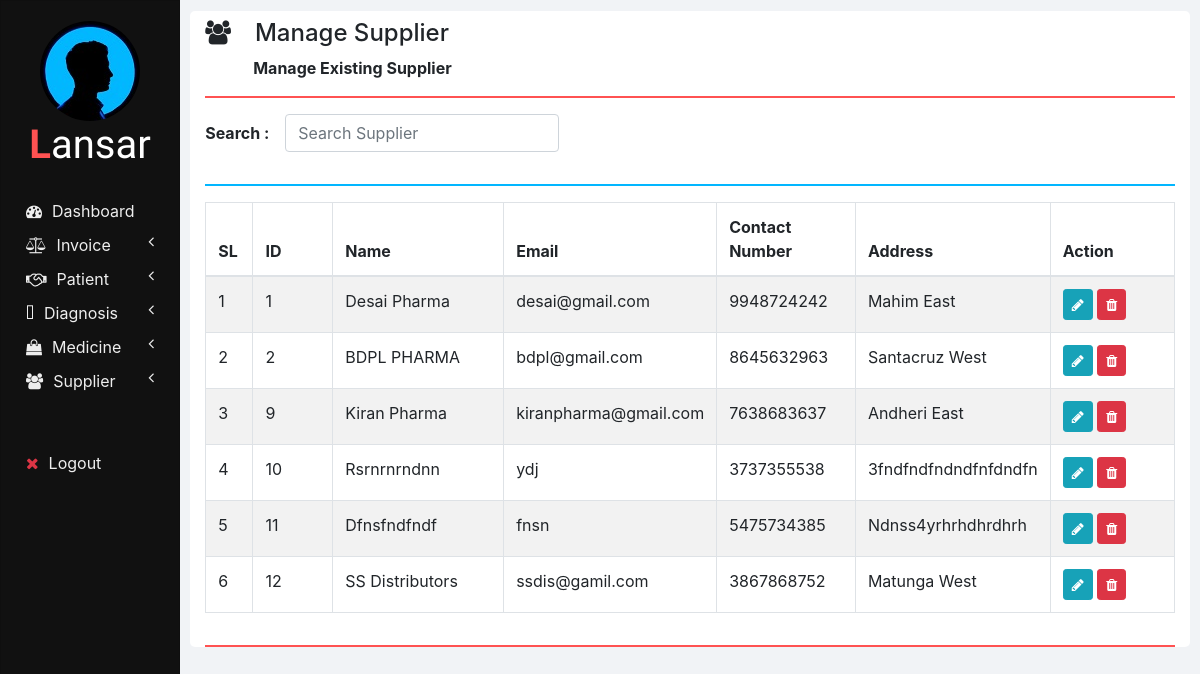
Page /manage_supplier.php on the committed database.
### tables this page shows
CREATE TABLE `suppliers` (
  `ID` int(11) NOT NULL,
  `NAME` varchar(100) NOT NULL,
  `EMAIL` varchar(100) NOT NULL,
  `CONTACT_NUMBER` varchar(10) NOT NULL,
  `ADDRESS` varchar(100) NOT NULL
);

### php/manage_supplier.php (the view, shortened to what this page needs)
<?php
  function showSuppliers($id) {
    require "db_connection.php";
    if($con) {
      $seq_no = 0;
      $query = "SELECT * FROM suppliers";
      $result = mysqli_query($con, $query);
      while($row = mysqli_fetch_array($result)) {
        $seq_no++;
        if($row['ID'] == $id)
          showEditOptionsRow($seq_no, $row);
        else
          showSupplierRow($seq_no, $row);
      }
    }
  }
  function showSupplierRow($seq_no, $row) {
    ?>
    <tr>
      <td><?php echo $seq_no; ?></td>
      <td><?php echo $row['ID'] ?></td>
      <td><?php echo $row['NAME']; ?></td>
      <td><?php echo $row['EMAIL']; ?></td>
      <td><?php echo $row['CONTACT_NUMBER']; ?></td>
      <td><?php echo $row['ADDRESS']; ?></td>
      <td>
        <button href="" class="btn btn-info btn-sm" onclick="editSupplier(<?php echo $row['ID']; ?>);">
          <i class="fa fa-pencil"></i>
        </button>
        <button class="btn btn-danger btn-sm" onclick="deleteSupplier(<?php echo $row['ID']; ?>);">
          <i class="fa fa-trash"></i>
        </button>
      </td>
    </tr>
    <?php
  }
  ?>

### css/sidenav.css (style rules this page uses)
body { background-color: #f1f3f6; }
.sidenav { width: 15%; height: 100vh; background-color: #222222; position: fixed; z-index: 1; flex: 1 0 auto; }
.card { width: 100%; height: 100%; top: 0; border-radius: 0; background-color: #111111; }
.logo .logo-caption { font-family: 'Poiret One', cursive; color: #ffffff; text-align: center; margin-bottom: 25px; }
.logo .profile { margin-left: 50%; border-radius: 50%; transform: translate(-50%); }
.logo .tweak { color: #ff5252; font-weight: bold; }
.main-menu-item { padding: 5px 5px; cursor: pointer; }
.main-menu-item > a { color: #eeeeee; text-decoration: none; font-size: 16px; }
.main-menu-item > a > span { margin-left: 10px; }

### css/home.css (style rules this page uses)
html, body { height: 100vh; }

### rows in the picture
suppliers: seq_no "1", ID "1", NAME "Desai Pharma", EMAIL "desai@gmail.com", CONTACT_NUMBER "9948724242", ADDRESS "Mahim East"
suppliers: seq_no "2", ID "2", NAME "BDPL PHARMA", EMAIL "bdpl@gmail.com", CONTACT_NUMBER "8645632963", ADDRESS "Santacruz West"
suppliers: seq_no "3", ID "9", NAME "Kiran Pharma", EMAIL "kiranpharma@gmail.com", CONTACT_NUMBER "7638683637", ADDRESS "Andheri East"
suppliers: seq_no "4", ID "10", NAME "Rsrnrnrndnn", EMAIL "ydj", CONTACT_NUMBER "3737355538", ADDRESS "3fndfndfndndfnfdndfn"
suppliers: seq_no "5", ID "11", NAME "Dfnsfndfndf", EMAIL "fnsn", CONTACT_NUMBER "5475734385", ADDRESS "Ndnss4yrhrhdhrdhrh"
suppliers: seq_no "6", ID "12", NAME "SS Distributors", EMAIL "ssdis@gamil.com", CONTACT_NUMBER "3867868752", ADDRESS "Matunga West"

### other values in the picture
$heading "Manage Supplier"
$sub_heading "Manage Existing Supplier"
